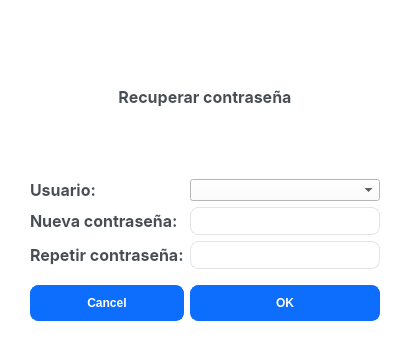
<?xml version="1.0" encoding="UTF-8"?>
<ui version="4.0">
 <class>Dialog_recover_password</class>
 <widget class="QDialog" name="Dialog_recover_password">
  <property name="geometry">
   <rect>
    <x>0</x>
    <y>0</y>
    <width>400</width>
    <height>339</height>
   </rect>
  </property>
  <property name="windowTitle">
   <string>Recuperar contraseña</string>
  </property>
  <property name="styleSheet">
   <string notr="true">QWidget {
  background-color: #fff;
}
QLabel {
  color: #464d55;
  font-weight: 600;
}
QLabel#heading {
  color: #0f1925;
  font-size: 18px;
  margin-bottom: 10px;
}

QLabel#subheading {
  color: #0f1925;
  font-size: 12px;
  font-weight: normal;
  margin-bottom: 10px;
}
QLineEdit {
  border-radius: 8px;
  border: 1px solid #e0e4e7;
  padding: 5px 15px;
}

QLineEdit:focus {
  border: 1px solid #d0e3ff;
}

QLineEdit::placeholder {
  color: #767e89;
}
QPushButton {
  background-color: #0d6efd;
  color: #fff;
  font-weight: 600;
  border-radius: 8px;
  border: 1px solid #0d6efd;
  padding: 10px 10px;
  margin-top: 10px;
  outline: 0px;
}
QPushButton:hover,
QPushButton:focus {
  background-color: #0b5ed7;
  border: 1px solid #9ac3fe;
}
QMenu {
background-color: #fff;
border: 1px solid black;
margin: 2px;
}
QMenu::item {
background-color: transparent;
}
QMenu::item:selected {
background-color: #0b5ed7;
color: rgb(255,255,255);
}
</string>
  </property>
  <widget class="QWidget" name="layoutWidget">
   <property name="geometry">
    <rect>
     <x>30</x>
     <y>20</y>
     <width>350</width>
     <height>301</height>
    </rect>
   </property>
   <layout class="QGridLayout" name="gridLayout">
    <item row="0" column="0" colspan="2">
     <widget class="QLabel" name="label_fecha_30">
      <property name="font">
       <font>
        <family>Inter</family>
        <pointsize>12</pointsize>
        <weight>75</weight>
        <bold>true</bold>
        <stylestrategy>PreferAntialias</stylestrategy>
       </font>
      </property>
      <property name="acceptDrops">
       <bool>false</bool>
      </property>
      <property name="autoFillBackground">
       <bool>false</bool>
      </property>
      <property name="frameShape">
       <enum>QFrame::NoFrame</enum>
      </property>
      <property name="text">
       <string>Recuperar contraseña</string>
      </property>
      <property name="scaledContents">
       <bool>false</bool>
      </property>
      <property name="alignment">
       <set>Qt::AlignCenter</set>
      </property>
      <property name="wordWrap">
       <bool>true</bool>
      </property>
     </widget>
    </item>
    <item row="4" column="0">
     <widget class="QPushButton" name="pushButton_cancel_recover">
      <property name="text">
       <string>Cancel</string>
      </property>
     </widget>
    </item>
    <item row="4" column="1">
     <widget class="QPushButton" name="pushButton_Ok_recover">
      <property name="text">
       <string>OK</string>
      </property>
     </widget>
    </item>
    <item row="2" column="0">
     <widget class="QLabel" name="label_fecha_4">
      <property name="font">
       <font>
        <family>Inter</family>
        <pointsize>12</pointsize>
        <weight>75</weight>
        <bold>true</bold>
       </font>
      </property>
      <property name="text">
       <string>Nueva contraseña:</string>
      </property>
     </widget>
    </item>
    <item row="1" column="0">
     <widget class="QLabel" name="label_fecha">
      <property name="font">
       <font>
        <family>Inter</family>
        <pointsize>12</pointsize>
        <weight>75</weight>
        <bold>true</bold>
       </font>
      </property>
      <property name="text">
       <string>Usuario:</string>
      </property>
     </widget>
    </item>
    <item row="1" column="1">
     <widget class="QComboBox" name="comboBox_recover_users"/>
    </item>
    <item row="2" column="1">
     <widget class="QLineEdit" name="lineEdit_new_password">
      <property name="echoMode">
       <enum>QLineEdit::Password</enum>
      </property>
     </widget>
    </item>
    <item row="3" column="0">
     <widget class="QLabel" name="label_fecha_3">
      <property name="font">
       <font>
        <family>Inter</family>
        <pointsize>12</pointsize>
        <weight>75</weight>
        <bold>true</bold>
       </font>
      </property>
      <property name="text">
       <string>Repetir contraseña:</string>
      </property>
     </widget>
    </item>
    <item row="3" column="1">
     <widget class="QLineEdit" name="lineEdit_new_password_2">
      <property name="echoMode">
       <enum>QLineEdit::Password</enum>
      </property>
     </widget>
    </item>
   </layout>
  </widget>
 </widget>
 <resources/>
 <connections/>
</ui>
